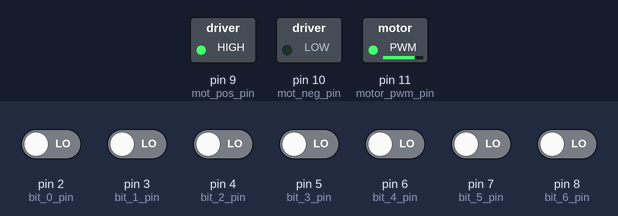
This sketch was run on a simulated Arduino Uno, built with avr-gcc and run on an emulated ATmega328P. Parts: switched loads named in the sketch (green lamp = pin HIGH). The inputs (shaded band) are chosen by the test bench; at power-on: pin 2 (bit_0_pin), pin 3 (bit_1_pin), pin 4 (bit_2_pin), pin 5 (bit_3_pin), pin 6 (bit_4_pin), pin 7 (bit_5_pin), pin 8 (bit_6_pin) LOW. What the sketch prints to the serial monitor is not drawn.

Above: at 0.1 s.
Timing chart, 0 to 1.6 s (numbered marks = the images above):
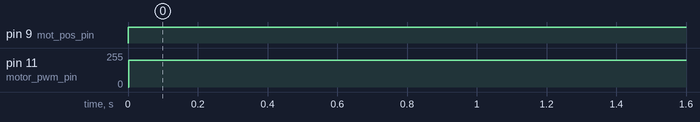

Measured:
- by itself, pin 9 (mot_pos_pin): LOW → HIGH at 0.00 s
- by itself, pin 11 (motor_pwm_pin): 0/255 → 200/255 at 0.00 s

The sketch:

PID_controller.ino
```cpp
// setting up pin numbers
// pos enc sensor pins
int bit_0_pin = 2;
int bit_1_pin = 3;
int bit_2_pin = 4;
int bit_3_pin = 5;
int bit_4_pin = 6;
int bit_5_pin = 7;
int bit_6_pin = 8;
// motor direction pins
int mot_pos_pin = 9;
int mot_neg_pin = 10;
// motor pwm speed control pin
int motor_pwm_pin = 11;

// store the binary numbers coming in from the sensor
int bit_0;
int bit_1;
int bit_2;
int bit_3;
int bit_4;
int bit_5;
int bit_6;

// PID constants
float Kp = 50;
float Ki = 10;
float Kd = 0;

// Misc
float test_target_1 = 78;
float test_target_2 = 50;
float test_target_3 = 100;
float test_target_4 = 20;


void move_to(int targ) {
  //controller variables
  float cur;
  float err = 0;
  float prev_err;
  float err_int = 0;
  float err_der = 0;
  float controller_output;
  float ideal_controller_output;
  float controller_max = 200;
  float controller_min = -200;
  int settle_count = 0;
  // itteration tracker
  bool first_itteration = true;
  //time variable set up
  float cur_time = 0;
  float prev_time = 0;
  float dt = 0;

  while (true){
    // read the pos bit pins
    bit_0 = digitalRead(bit_0_pin);
    bit_1 = digitalRead(bit_1_pin);
    bit_2 = digitalRead(bit_2_pin);
    bit_3 = digitalRead(bit_3_pin);
    bit_4 = digitalRead(bit_4_pin);
    bit_5 = digitalRead(bit_5_pin);
    bit_6 = digitalRead(bit_6_pin);

    // time calculations when measurements are taken
    prev_time = cur_time;
    cur_time = (float)millis() / 1000;
    dt = cur_time - prev_time;

    // calculate the current position
    cur = bit_0 * 1 + bit_1 * 2 + bit_2 * 4 + bit_3 * 8 + bit_4 * 16 + bit_5 * 32 + bit_6 * 64;

    // error calculations
    prev_err = err;
    err = targ - cur;


    //system has settled stop driving the motor

    if(abs(err) <= 1){
      settle_count += 1;
    }else{
      settle_count = 0;
    }


    if(settle_count == 10){
      digitalWrite(mot_neg_pin, LOW);
      digitalWrite(mot_pos_pin, LOW);
      analogWrite(motor_pwm_pin, 0);
      Serial.println("TARGET REACHED");
      break;
    }

    // different calculations based on whether or not it is the first loop itteration
    if(first_itteration){
      first_itteration = false; // change the flag
      controller_output = (Kp * err);
    }else{
      err_der = (err - prev_err) / dt; // error derivative
      ideal_controller_output = (Kp * err) + (Ki * err_int) + (Kd * err_der);

      //integral clamping prevents integral term from accumulating if the exceeding maximum or minimum of controller.
      if (ideal_controller_output >= controller_max && err > 0){} //motor going full tilt in a positive dirrection and reducing the error (error is positive)
      else if (ideal_controller_output <= controller_min && err < 0){} //motor going full tilt in a negative dirrection and reducing the error (error is negative)
      else{
        err_int += err * dt; //dont need to clamp
      }
      controller_output = (Kp * err) + (Ki * err_int) + (Kd * err_der);
    }


    // determing which way to spin the motor
    if (controller_output > 0){
      digitalWrite(mot_neg_pin, LOW);
      digitalWrite(mot_pos_pin, HIGH);
    } else if (controller_output < 0){
      digitalWrite(mot_pos_pin, LOW);
      digitalWrite(mot_neg_pin, HIGH);
      controller_output *= -1; // pwm doesnt excpet negative. Negative only affects direction of motor spin so now that we have done that we can change to positive
    }

    // 255 is 100% duty cycle control signal can not exceed 255
    if(controller_output > controller_max){
      controller_output = controller_max;
    }

    Serial.print("Error: ");
    Serial.print(err);
    Serial.print(" Controller Output: ");
    Serial.print(controller_output);
    Serial.print(" Settle Count: ");
    Serial.print(settle_count);
    Serial.println();
    // Control the motor
    analogWrite(motor_pwm_pin, controller_output);

  }
}


void setup() {
  // put your setup code here, to run once:
  Serial.begin(9600);
  pinMode(bit_0_pin, INPUT);
  pinMode(bit_1_pin, INPUT);
  pinMode(bit_2_pin, INPUT);
  pinMode(bit_3_pin, INPUT);
  pinMode(bit_4_pin, INPUT);
  pinMode(bit_5_pin, INPUT);
  pinMode(bit_6_pin, INPUT);
  pinMode(mot_pos_pin, OUTPUT);
  pinMode(mot_neg_pin, OUTPUT);
  pinMode(motor_pwm_pin, OUTPUT);
}

void loop() {
  move_to(test_target_1);
  move_to(test_target_2);
  move_to(test_target_3);
  move_to(test_target_4);
}
```
